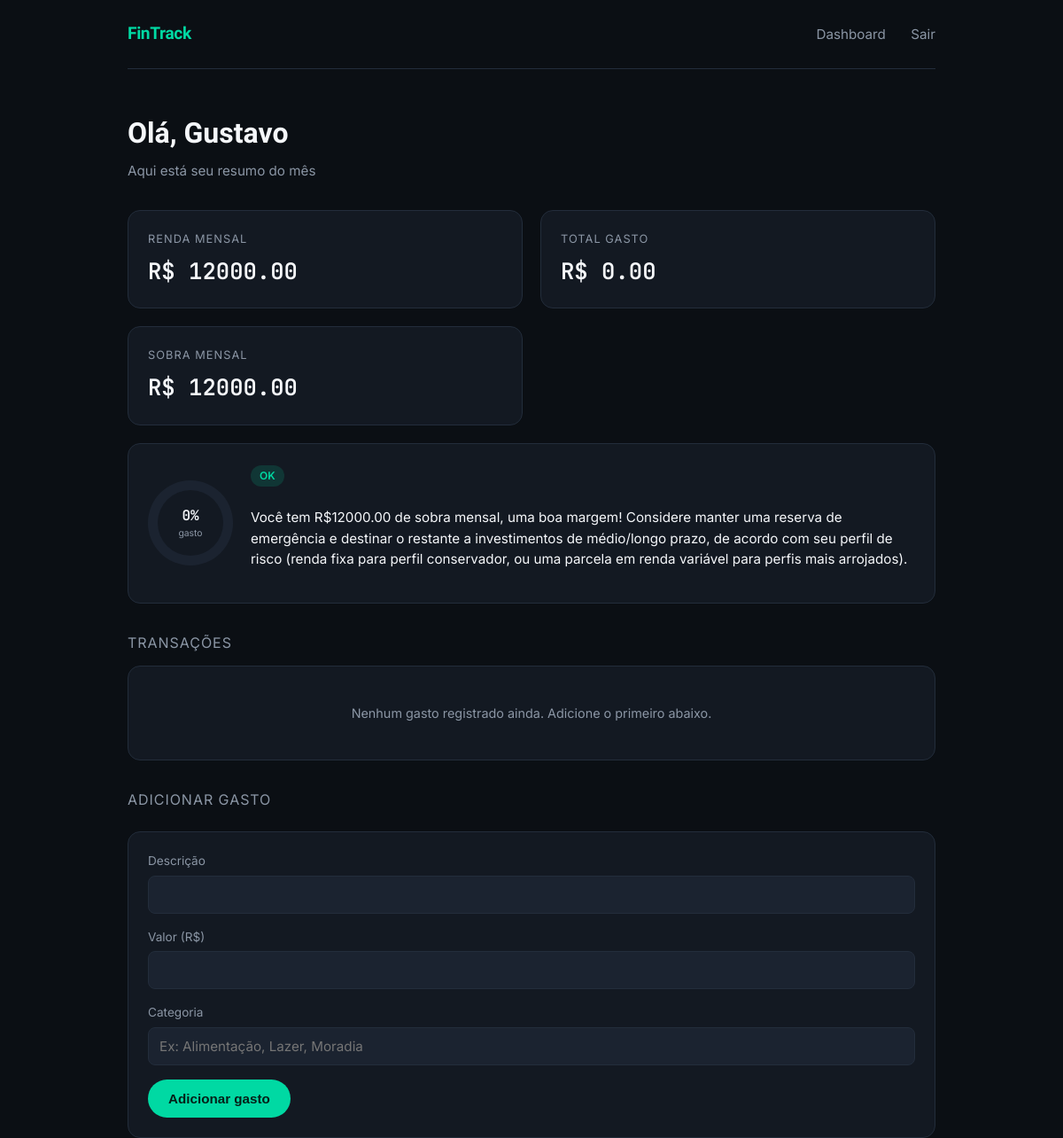
/dashboard (signed in), run on the app's committed database.
### models/usuario.py (models this page shows, shortened)
class Usuario(Base, UserMixin):
    __tablename__ = "usuarios"  # nome da tabela no banco
    id = Column(Integer, primary_key=True)
    nome = Column(String, nullable=False)
    email = Column(String, unique=True, nullable=False)
    senha_hash = Column(String, nullable=False)
    renda_mensal = Column(Float, nullable=True, default=None)
    transacoes = relationship("Transacao", back_populates="usuario")
    def total_gastos(self):
        return sum(t.valor for t in self.transacoes)
    def percentual_gasto(self):
        if not self.renda_mensal:
            return 0
        return (self.total_gastos() / self.renda_mensal) * 100
    def situacao_financeira(self):
        percentual = self.percentual_gasto()
        if percentual <= 70:
            return "OK"
        elif percentual <= 90:
            return "Atenção"
        else:
            return "Alerta"
    def sobra_mensal(self):
        return (self.renda_mensal or 0) - self.total_gastos()
    def precisa_definir_renda(self):
        return self.renda_mensal is None
    def recomendacao_investimento(self):
        situacao = self.situacao_financeira()
        sobra = self.sobra_mensal()
        if situacao == "Alerta":
            return (
                "Seus gastos estão consumindo quase toda (ou mais que) sua renda. "
                "Antes de pensar em investir, o foco deveria ser reduzir despesas "
                "e evitar dívidas."
            )
        if situacao == "Atenção":
            return (
                f"Você tem uma sobra de R${sobra:.2f} este mês. O ideal é priorizar "
                "uma reserva de emergência, em algo simples e de fácil acesso, como "
                "Tesouro Selic ou CDB com liquidez diária."
            )
        if sobra <= 0:
            return "Sua renda está totalmente comprometida. Reveja seus gastos antes de investir."
        elif sobra < 500:
            return (
                f"Você tem R${sobra:.2f} de sobra. Um bom começo é formar uma reserva "
                "de emergência em Tesouro Selic ou CDB de liquidez diária."
            )
        else:
            return (
                f"Você tem R${sobra:.2f} de sobra mensal, uma boa margem! Considere "
                "manter uma reserva de emergência e destinar o restante a investimentos "
                "de médio/longo prazo, de acordo com seu perfil de risco (renda fixa "
                "para perfil conservador, ou uma parcela em renda variável para perfis "
                "mais arrojados)."
            )

### app.py (the view)
@app.route("/dashboard")
@login_required
def dashboard():
    if current_user.precisa_definir_renda():
        return redirect(url_for("definir_renda"))
    return render_template("usuario.html", usuario=current_user)

### app.py (called while the page is built)
@app.teardown_appcontext
def shutdown_session(exception=None):
    db_session.remove()

@login_manager.user_loader
def load_user(user_id):
    return db_session.query(Usuario).get(int(user_id))

### templates/templates/usuario.html (shortened to what this page needs)
{% extends "base.html" %}
{% block content %}
{% set pct = [usuario.percentual_gasto(), 100] | min %}
{% set situacao = usuario.situacao_financeira() %}
{% if situacao == "OK" %}
    {% set status_class = "status-ok" %}
    {% set gauge_color = "var(--accent)" %}
{% elif situacao == "Atenção" %}
    {% set status_class = "status-atencao" %}
    {% set gauge_color = "var(--warning)" %}
{% else %}
    {% set status_class = "status-alerta" %}
    {% set gauge_color = "var(--danger)" %}
{% endif %}
<div class="dash-header">
    <div>
        <h1>Olá, {{ usuario.nome }}</h1>
        <div class="greeting">Aqui está seu resumo do mês</div>
    </div>
</div>
<div class="grid">
    <div class="card">
        <div class="stat-label">Renda mensal</div>
        <div class="stat-value">R$ {{ "%.2f"|format(usuario.renda_mensal) }}</div>
    </div>
    <div class="card">
        <div class="stat-label">Total gasto</div>
        <div class="stat-value">R$ {{ "%.2f"|format(usuario.total_gastos()) }}</div>
    </div>
    <div class="card">
        <div class="stat-label">Sobra mensal</div>
        <div class="stat-value">R$ {{ "%.2f"|format(usuario.sobra_mensal()) }}</div>
    </div>
    <div class="card gauge-card">
        <div class="gauge" style="--pct-target: {{ pct }}; --gauge-color: {{ gauge_color }};">
            <div class="gauge-inner">
                <div class="pct">{{ pct | round | int }}%</div>
                <div class="label">gasto</div>
            </div>
        </div>
        <div>
            <span class="status-badge {{ status_class }}">{{ situacao }}</span>
            <p class="recommendation">{{ usuario.recomendacao_investimento() }}</p>
        </div>
    </div>
</div>
<div class="section-title">Transações</div>
<div class="card">
    {% if usuario.transacoes %}
    <ul class="tx-list">
        {% for t in usuario.transacoes %}
        <li class="tx-item">
            <div>
                <div class="tx-desc">{{ t.descricao }}</div>
                <div class="tx-cat">{{ t.categoria }}</div>
            </div>
            <div class="tx-value">− R$ {{ "%.2f"|format(t.valor) }}</div>
        </li>
        {% endfor %}
    </ul>
    {% else %}
    <div class="empty-state">Nenhum gasto registrado ainda. Adicione o primeiro abaixo.</div>
    {% endif %}
</div>
<div class="section-title">Adicionar gasto</div>
<div class="card form-card">
    <form method="POST" action="/adicionar_transacao">
        <div class="field">
            <label for="descricao">Descrição</label>
            <input type="text" id="descricao" name="descricao" required>
        </div>
        <div class="field">
            <label for="valor">Valor (R$)</label>
            <input type="number" step="0.01" id="valor" name="valor" required>
        </div>
        <div class="field">
            <label for="categoria">Categoria</label>
            <input type="text" id="categoria" name="categoria" placeholder="Ex: Alimentação, Lazer, Moradia">
        </div>
        <button type="submit" class="btn btn-primary">Adicionar gasto</button>
    </form>
</div>
{% endblock %}

### templates/base.html (shortened to what this page needs)
<!DOCTYPE html>
<html lang="pt-br">
<head>
    <link rel="stylesheet" href="{{ url_for('static', filename='style.css') }}">
</head>
<body>
    <div class="page">
        <nav class="nav">
            <a href="/" class="brand">Fin<span>Track</span></a>
            <div class="nav-links">
                {% if current_user.is_authenticated %}
                    <a href="/dashboard">Dashboard</a>
                    <a href="/logout">Sair</a>
                {% else %}
                    <a href="/login">Entrar</a>
                    <a href="/cadastro">Criar conta</a>
                {% endif %}
            </div>
        </nav>
        {% block content %}{% endblock %}
    </div>
</body>
</html>

### static/style.css (style rules this page uses)
:root { --bg: #0B0F14; --surface: #131922; --surface-2: #1B2330; --border: #232D3B; --text: #F5F7FA; --text-muted: #8B96A5; --accent: #00D9A3; --accent-dim: #00A87D; --violet: #7C6CF6; --danger: #FF6B6B; --warning: #FFB84D; --radius: 14px; }
* { box-sizing: border-box; }
body { margin: 0; background: var(--bg); color: var(--text); font-family: 'Inter', system-ui, sans-serif; line-height: 1.5; }
h1, h2, h3 { font-family: 'Sora', 'Inter', sans-serif; font-weight: 600; margin: 0 0 8px 0; }
a { color: var(--accent); text-decoration: none; }
.page { max-width: 960px; margin: 0 auto; padding: 0 24px; }
.nav { display: flex; justify-content: space-between; align-items: center; padding: 24px 0; border-bottom: 1px solid var(--border); margin-bottom: 48px; }
.brand { font-family: 'Sora', sans-serif; font-weight: 700; font-size: 1.2rem; letter-spacing: -0.02em; }
.brand span { color: var(--accent); }
.nav-links a { color: var(--text-muted); margin-left: 24px; font-size: 0.95rem; }
.btn { display: inline-block; padding: 12px 22px; border-radius: 999px; font-weight: 600; font-size: 0.95rem; border: 1px solid transparent; cursor: pointer; text-decoration: none; transition: transform 0.15s ease, box-shadow 0.15s ease, background 0.15s ease; }
.btn-primary { background: var(--accent); color: #052018; }
.field { margin-bottom: 16px; }
.field label { display: block; font-size: 0.85rem; color: var(--text-muted); margin-bottom: 6px; }
.field input { width: 100%; background: var(--surface-2); border: 1px solid var(--border); border-radius: 8px; padding: 11px 12px; color: var(--text); font-size: 0.95rem; font-family: inherit; }
.dash-header { display: flex; justify-content: space-between; align-items: baseline; margin-bottom: 32px; }
.dash-header .greeting { color: var(--text-muted); font-size: 0.95rem; }
.grid { display: grid; grid-template-columns: 1fr 1fr; gap: 20px; margin-bottom: 24px; }
.card { background: var(--surface); border: 1px solid var(--border); border-radius: var(--radius); padding: 22px; transition: border-color 0.2s ease, transform 0.2s ease; }
.stat-label { color: var(--text-muted); font-size: 0.8rem; text-transform: uppercase; letter-spacing: 0.08em; margin-bottom: 8px; }
.stat-value { font-family: 'JetBrains Mono', monospace; font-size: 1.6rem; font-weight: 600; }
.gauge-card { display: flex; align-items: center; gap: 20px; grid-column: span 2; }
.gauge { width: 96px; height: 96px; border-radius: 50%; display: flex; align-items: center; justify-content: center; flex-shrink: 0; background: conic-gradient(var(--gauge-color, var(--accent)) calc(var(--pct) * 1%), var(--surface-2) 0); }
.gauge-inner { width: 74px; height: 74px; border-radius: 50%; background: var(--surface); display: flex; align-items: center; justify-content: center; flex-direction: column; }
.gauge-inner .pct { font-family: 'JetBrains Mono', monospace; font-weight: 600; font-size: 1rem; }
.gauge-inner .label { font-size: 0.65rem; color: var(--text-muted); }
.status-badge { display: inline-block; padding: 3px 10px; border-radius: 999px; font-size: 0.75rem; font-weight: 600; margin-bottom: 8px; }
.status-ok { background: rgba(0,217,163,0.15); color: var(--accent); }
.recommendation { color: var(--text); font-size: 0.95rem; line-height: 1.55; }
.section-title { font-size: 1rem; color: var(--text-muted); text-transform: uppercase; letter-spacing: 0.06em; margin: 32px 0 14px; }
.empty-state { color: var(--text-muted); font-size: 0.9rem; padding: 20px 0; text-align: center; }
.form-card { margin-top: 24px; }
.hero > *, .dash-header, .grid > .card, .section-title, .card.form-card { animation: fade-up 0.5s ease both; }
.grid > .card:nth-child(1) { animation-delay: 0.05s; }
.grid > .card:nth-child(2) { animation-delay: 0.1s; }
.grid > .card:nth-child(3) { animation-delay: 0.15s; }
.grid > .card:nth-child(4) { animation-delay: 0.2s; }
.gauge { --pct: 0; animation: gauge-fill 1.1s cubic-bezier(0.22, 1, 0.36, 1) 0.2s forwards; }

### data on the page
Usuario: nome "Gustavo", renda_mensal "12000.00", sobra_mensal "12000.00", recomendacao_investimento "Você tem R$12000.00 de sobra mensal, uma boa margem! Considere manter uma reserva de emergência e destinar o restante a investimentos de médio/longo prazo, de acordo com seu perfil de risco (renda fixa para perfil conservador, ou uma parcela em renda variável para perfis mais arrojados)."

### other printed values
{{ "%.2f"|format(usuario.total_gastos()) }} "0.00"
{{ pct | round | int }} "0"
{{ situacao }} "OK"
